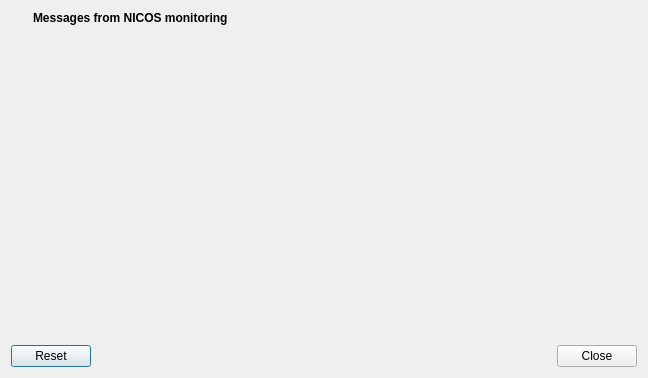
<?xml version="1.0" encoding="UTF-8"?>
<ui version="4.0">
 <class>PnPDialog</class>
 <widget class="QDialog" name="PnPDialog">
  <property name="geometry">
   <rect>
    <x>0</x>
    <y>0</y>
    <width>648</width>
    <height>378</height>
   </rect>
  </property>
  <property name="windowTitle">
   <string>Monitoring messages</string>
  </property>
  <layout class="QVBoxLayout" name="verticalLayout">
   <item>
    <layout class="QGridLayout" name="gridLayout">
     <property name="horizontalSpacing">
      <number>15</number>
     </property>
     <item row="1" column="0">
      <widget class="QLabel" name="label">
       <property name="sizePolicy">
        <sizepolicy hsizetype="Fixed" vsizetype="Preferred">
         <horstretch>0</horstretch>
         <verstretch>0</verstretch>
        </sizepolicy>
       </property>
       <property name="text">
        <string/>
       </property>
       <property name="pixmap">
        <pixmap resource="../../../../resources/nicos-gui.qrc">:/errors</pixmap>
       </property>
      </widget>
     </item>
     <item row="3" column="1">
      <spacer name="verticalSpacer">
       <property name="orientation">
        <enum>Qt::Vertical</enum>
       </property>
       <property name="sizeType">
        <enum>QSizePolicy::Fixed</enum>
       </property>
       <property name="sizeHint" stdset="0">
        <size>
         <width>20</width>
         <height>5</height>
        </size>
       </property>
      </spacer>
     </item>
     <item row="1" column="1">
      <widget class="QLabel" name="titlestring">
       <property name="sizePolicy">
        <sizepolicy hsizetype="Preferred" vsizetype="Fixed">
         <horstretch>0</horstretch>
         <verstretch>0</verstretch>
        </sizepolicy>
       </property>
       <property name="font">
        <font>
         <weight>75</weight>
         <bold>true</bold>
        </font>
       </property>
       <property name="text">
        <string>Messages from NICOS monitoring</string>
       </property>
      </widget>
     </item>
     <item row="2" column="1">
      <widget class="QScrollArea" name="scrollArea">
       <property name="frameShape">
        <enum>QFrame::NoFrame</enum>
       </property>
       <property name="horizontalScrollBarPolicy">
        <enum>Qt::ScrollBarAlwaysOff</enum>
       </property>
       <property name="widgetResizable">
        <bool>true</bool>
       </property>
       <widget class="QWidget" name="scrollAreaWidgetContents">
        <property name="geometry">
         <rect>
          <x>0</x>
          <y>0</y>
          <width>597</width>
          <height>292</height>
         </rect>
        </property>
       </widget>
      </widget>
     </item>
    </layout>
   </item>
   <item>
    <widget class="QDialogButtonBox" name="buttonBox">
     <property name="orientation">
      <enum>Qt::Horizontal</enum>
     </property>
     <property name="standardButtons">
      <set>QDialogButtonBox::Close|QDialogButtonBox::Reset</set>
     </property>
    </widget>
   </item>
  </layout>
 </widget>
 <resources>
  <include location="../../../../resources/nicos-gui.qrc"/>
 </resources>
 <connections/>
</ui>
